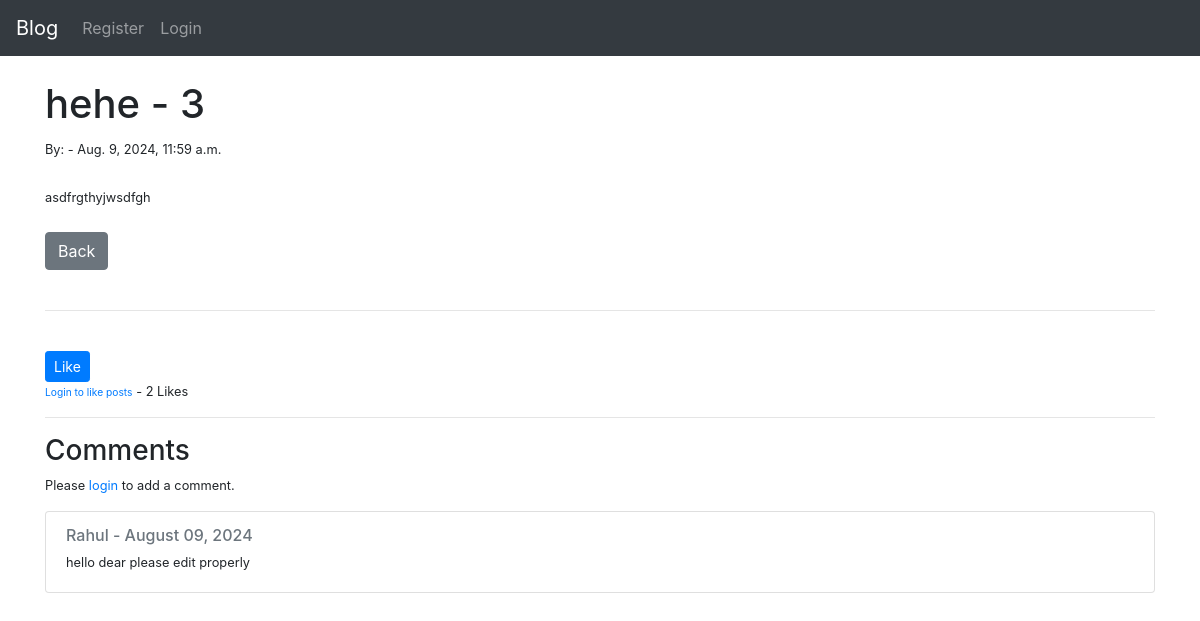
Page /article/6 on the committed database.
### app/models.py (models this page shows, shortened)
class Post(models.Model):
    STATUS = (
        ('0', 'Draft'),
        ('1', 'Publish'),
    )
    title = models.CharField(max_length=100)
    title_tag = models.CharField(max_length=100,default="My Blog")
    body = models.TextField()
    status = models.CharField(choices=STATUS,max_length=100)
    author = models.ForeignKey(User, on_delete=models.CASCADE)
    created_at = models.DateTimeField(auto_now_add=True)
    likes = models.ManyToManyField(User,related_name='blog_posts')

class Comment(models.Model):
    post = models.ForeignKey(Post, on_delete=models.CASCADE, related_name='comments')
    user = models.ForeignKey(User, on_delete=models.CASCADE)
    content = models.TextField()
    created_at = models.DateTimeField(auto_now_add=True)

### blog1/views.py (the view, shortened to what this page needs)
# urls.py: path('article/<int:pk>',ArticleDetailView.as_view(),name = 'article_details'),
class ArticleDetailView(DetailView):
    model = Post
    template_name = 'article_details.html'
    def get_context_data(self, **kwargs):
        context = super().get_context_data(**kwargs)
        stuff = self.object
        total_likes = stuff.likes.count()
        liked = stuff.likes.filter(id=self.request.user.id).exists()
        comments = stuff.comments.all()
        comment_form = CommentForm()
        context.update({
            "total_likes": total_likes,
            "liked": liked,
            "comments": comments,
            "comment_form": comment_form,
        })
        return context

### app/templates/article_details.html (shortened to what this page needs)
{% extends "base.html" %}
{% block content %}
<h1>{{post.title}} - {{post.author.id}}</h1>
<small>By: {{post.author.first_name}} {{post.author.last_name}} -
    {{post.created_at}}
<br>
<br/>
{{post.body|safe}}
<br/><br/>
<a href="{% url 'home' %}" class="btn btn-secondary">Back</a>
<br/><br/>
<hr>
<br/>
<form action="{% url 'like_post' post.pk %}" method="POST">
    <button type="submit", name="post_id", value="{{ post.id }}", class="btn btn-primary btn-sm">Like</button>
</form>
<form action="{% url 'like_post' post.pk %}" method="POST">
    {% if user.is_authenticated %}
        {% if liked %}
            <button type="submit" name="post_id" value="{{ post.id }}" class="btn btn-danger btn-sm">Unlike</button>&nbsp;
        {% else %}
            <button type="submit" name="post_id" value="{{ post.id }}" class="btn btn-primary btn-sm">Like</button>
        {% endif %}
    {% else %}
        <small><a href="{% url 'login' %}">Login to like posts</a></small>
    {% endif %}
    - {{ total_likes }} Likes
</form>
<hr>
<h3>Comments</h3>
{% if user.is_authenticated %}
    <form method="post">
        {% csrf_token %}
        {{ comment_form.as_p }}
        <button type="submit" class="btn btn-primary">Add comment</button>
    </form>
{% else %}
    <p>Please <a href="{% url 'login' %}">login</a> to add a comment.</p>
{% endif %}
{% for comment in comments %}
    <div class="card mt-2">
        <div class="card-body">
            <h6 class="card-subtitle mb-2 text-muted">{{ comment.user.username }} - {{ comment.created_at|date:"F d, Y" }}</h6>
            <p class="card-text">{{ comment.content }}</p>
        </div>
    </div>
{% empty %}
    <p>No comments yet.</p>
{% endfor %}
{% endblock %}

### rows in the picture
Post: title "hehe", author.id "3", created_at "Aug. 9, 2024, 11:59 a.m.", body "asdfrgthyjwsdfgh"
Comment: user.username "Rahul", created_at "August 09, 2024", content "hello dear please edit properly"

### other values in the picture
{{ total_likes }} "2"
